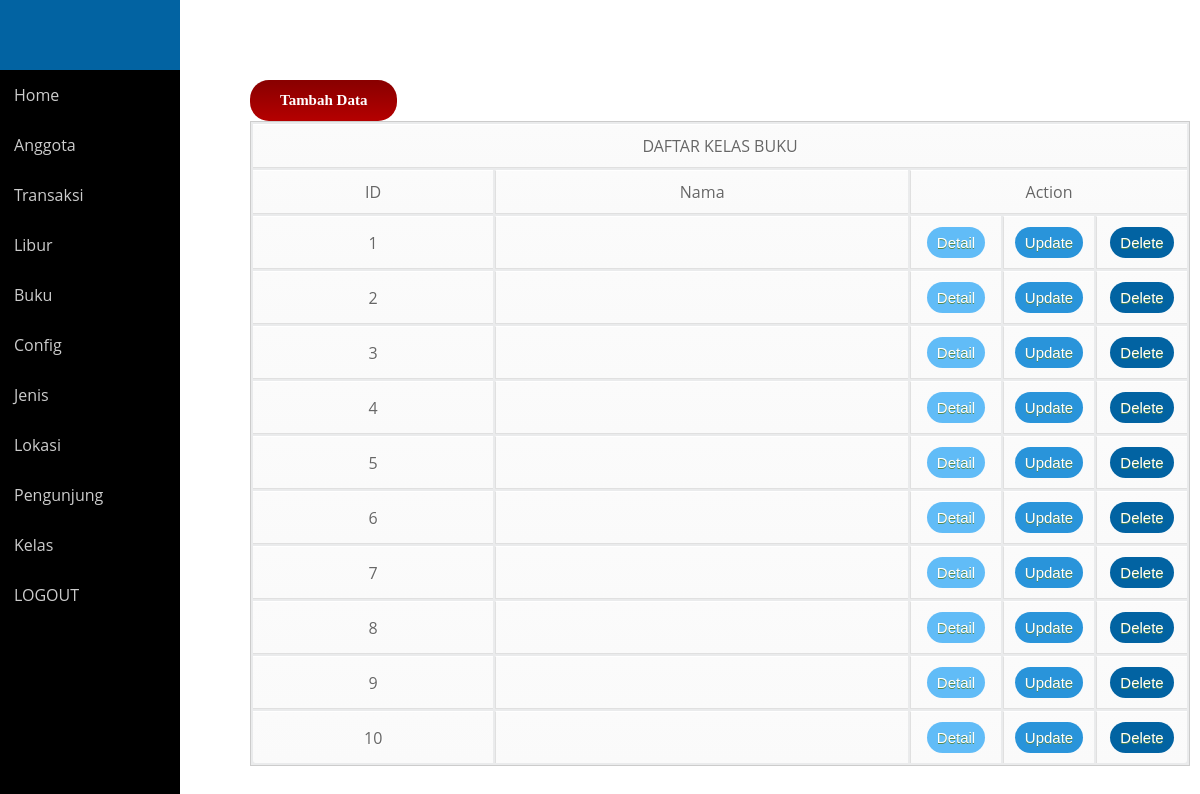
Screenshot of /perpus/kelas.php (signed in) with the database file from the repository.
### tables this page shows
CREATE TABLE IF NOT EXISTS `kelas` (
`id_kelas` int(5) NOT NULL,
  `nama_kelas` varchar(20) NOT NULL
);

### perpus/kelas.php (the view, shortened to what this page needs)
<!DOCTYPE html>
<html>
  <head>
    <link rel="stylesheet" type="text/css" href="style2.css">
  </head>
<body>
  <nav>
  </nav>
            <div class="sidebar">
                <ul class="nav side-menu">
        <ul>
    <li><a href="index.php">Home</a></li>
      <li><a href="anggota.php">Anggota</a></li>
      <li><a href="Transaksi.php">Transaksi</a></li>
      <li><a href="libur.php">Libur</a></li>
      <li><a href="buku.php">Buku</a></li>
      <li><a href="config.php">Config</a></li>
      <li><a href="jenis.php">Jenis</a></li>
      <li><a href="lokasi.php">Lokasi</a></li>
      <li><a href="pengunjung.php">Pengunjung</a></li>
      <li><a href="kelas.php">Kelas</a></li>
      <li><a href="logout.php">LOGOUT</a></li>
    </ul>
    </ul>
  </div>
             <div class="right_col" role="main">
    <div class="isimain">
         <a href="tambah_kelas.php" class="tdata">Tambah Data</a>
      <?php
        $link = koneksi_db();
        $sql = "SELECT * FROM kelas";
        $res = mysqli_query($link,$sql);
        $banyakrecord = mysqli_num_rows($res);
        if($banyakrecord > 0){
          ?>
            <table class="tb1">
              <tr>
                <td colspan="10">
                  DAFTAR KELAS BUKU
                </td>
              </tr>
              <tr>
                <td>ID</td>
                <td>Nama</td>
                <td colspan="3">Action</td>
              </tr>
              <?php
              while($data=mysqli_fetch_array($res)){
              ?>
              <tr>
                <td>
                  <?php echo $data['id_kelas'];?>
                </td>
                <td>
                </td>
                <td width="70px">
                  <a href="detail_kelas.php?id_kelas=<?=$data["id_kelas"]?>" class="myButton">Detail</a>
                </td>
                <td width="70px">
                   <a href="update_kelas.php?id_kelas=<?=$data["id_kelas"]?>" class="update">Update</a>
                </td>
                <td width="70px">
                    <a href="delete_kelas.php?id_kelas=<?=$data["id_kelas"]?>" onclick="return confirm('Apakah anda yakin ingin menghapus data ini?')" class="delete">Delete</a>
                </td>
              </tr>
              <?php
            }
            ?>
          </table>
          <?php
        }
          ?>
      </div>
    </div>
  </body>
</html>

### perpus/style2.css (style rules this page uses)
body { font-family: 'Open Sans', sans-serif; }
* { margin: 0; padding: 0; font-family: 'Open Sans', sans-serif; }
nav { width: 15%; height: 70px; background: #0263a2; position: fixed; z-index: 999; }
a { text-decoration: none; }
.sidebar { width: 15%; background: #000; position: fixed; height: 500%; padding-top: 70px; overflow: hidden; float: left; }
.sidebar ul li { list-style: none; }
.sidebar ul li a { padding: 14px; width: 50%; color: #ccc; display: block; transition: 0.4s; }
.isimain { padding: 80px 10px 30px 250px; }
.myButton { background-color:#61bcf7; -moz-border-radius:8px; -webkit-border-radius:28px; border-radius:28px; border:0px solid #000000; display:inline-block; cursor:pointer; color:#ffffff; font-family:Arial; font-size:15px; padding:7px 10px; text-decoration:none; text-shadow:0px 1px 0px #558a4d; }
.update { background-color: #2994da; -moz-border-radius:8px; -webkit-border-radius:28px; border-radius:28px; border:0px solid #000000; display:inline-block; cursor:pointer; color:white; font-family:Arial; font-size:15px; padding:7px 10px; text-decoration:none; text-shadow:0px 1px 0px #558a4d; }
.delete { background-color: #0263a2; -moz-border-radius:8px; -webkit-border-radius:28px; border-radius:28px; border:0px solid #000000; display:inline-block; cursor:pointer; color:#ffffff; font-family:Arial; font-size:15px; padding:7px 10px; text-decoration:none; text-shadow:0px 1px 0px #558a4d; }
.tdata { background:-webkit-gradient(linear, left top, left bottom, color-stop(0.05, #8a0000), color-stop(1, #b50000)); background:-moz-linear-gradient(top, #8a0000 5%, #b50000 100%); background:-webkit-linear-gradient(top, #8a0000 5%, #b50000 100%); background:-o-linear-gradient(top, #8a0000 5%, #b50000 100%); background:-ms-linear-gradient(top, #8a0000 5%, #b50000 100%); background:linear-gradient(to bottom, #8a0000 5%, #b50000 100%); filter:progid:DXImageTransform.Microsoft.gradient(startColorstr='#8a0000', endColorstr='#b50000',GradientType=0); background-color:#8a0000; -moz-border-radius:19px; -webkit-border-radius:19px; border-radius:19px; display:inline-block; cursor:pointer; color:#ffffff; font-family:Trebuchet MS; font-size:15px; font-weight:bold; padding:12px 30px; text-decoration:none; }
.tb1 { font-family: Arial, Helvetica, sans-serif; color: #666; text-shadow: 1px 1px 0px #fff; background: #eaebec; border : #ccc 1px solid; text-align: center; width: 100%; }
.tb1 tr { text-align: center; padding-left: 10px; }
.tb1 td:first-child { text-align: center; padding-left: 10px; border-left: 0; }
.tb1 td { padding: 10px; border-top: 1px solid #ffffff; border-bottom: 1px solid #e0e0e0; border-left: 1px solid #e0e0e0; background: #fafafa; background: -webkit-gradient(linear, left top, left bottom, from(#fbfbfb), to(#fafafa)); background: -moz-linear-gradient(top, #fbfbfb, #fafafa); }
.tb1 tr:last-child td { border-bottom: 0; }
.tb1 tr:last-child td:first-child { -moz-border-radius-bottomleft: 3px; -webkit-border-bottom-left-radius: 3px; border-bottom-left-radius: 3px; }
.tb1 tr:last-child td:last-child { -moz-border-radius-bottomright: 3px; -webkit-border-bottom-right-radius: 3px; border-bottom-right-radius: 3px; }

### rows the page displays
kelas: id_kelas "1"
kelas: id_kelas "2"
kelas: id_kelas "3"
kelas: id_kelas "4"
kelas: id_kelas "5"
kelas: id_kelas "6"
kelas: id_kelas "7"
kelas: id_kelas "8"
kelas: id_kelas "9"
kelas: id_kelas "10"
